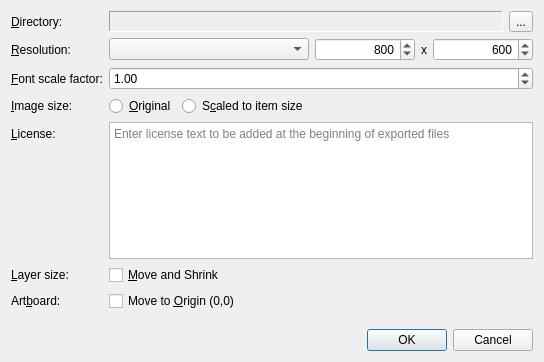
<?xml version="1.0" encoding="UTF-8"?>
<ui version="4.0">
 <class>ExportDialog</class>
 <widget class="QDialog" name="ExportDialog">
  <property name="geometry">
   <rect>
    <x>0</x>
    <y>0</y>
    <width>544</width>
    <height>362</height>
   </rect>
  </property>
  <property name="windowTitle">
   <string>Export</string>
  </property>
  <layout class="QVBoxLayout" name="verticalLayout">
   <item>
    <layout class="QFormLayout" name="formLayout">
     <item row="0" column="0">
      <widget class="QLabel" name="label">
       <property name="text">
        <string>&amp;Directory:</string>
       </property>
       <property name="buddy">
        <cstring>selectDirectory</cstring>
       </property>
      </widget>
     </item>
     <item row="0" column="1">
      <layout class="QHBoxLayout" name="horizontalLayout_2">
       <item>
        <widget class="QLabel" name="directory">
         <property name="sizePolicy">
          <sizepolicy hsizetype="Expanding" vsizetype="Preferred">
           <horstretch>0</horstretch>
           <verstretch>0</verstretch>
          </sizepolicy>
         </property>
         <property name="frameShape">
          <enum>QFrame::Shape::Panel</enum>
         </property>
         <property name="frameShadow">
          <enum>QFrame::Shadow::Sunken</enum>
         </property>
        </widget>
       </item>
       <item>
        <widget class="QToolButton" name="selectDirectory">
         <property name="text">
          <string>...</string>
         </property>
        </widget>
       </item>
      </layout>
     </item>
     <item row="1" column="0">
      <widget class="QLabel" name="label_2">
       <property name="text">
        <string>&amp;Resolution:</string>
       </property>
       <property name="buddy">
        <cstring>resolution</cstring>
       </property>
      </widget>
     </item>
     <item row="1" column="1">
      <layout class="QHBoxLayout" name="horizontalLayout">
       <item>
        <widget class="QComboBox" name="resolution">
         <property name="sizePolicy">
          <sizepolicy hsizetype="MinimumExpanding" vsizetype="Fixed">
           <horstretch>2</horstretch>
           <verstretch>0</verstretch>
          </sizepolicy>
         </property>
        </widget>
       </item>
       <item>
        <widget class="QSpinBox" name="width">
         <property name="sizePolicy">
          <sizepolicy hsizetype="MinimumExpanding" vsizetype="Fixed">
           <horstretch>1</horstretch>
           <verstretch>0</verstretch>
          </sizepolicy>
         </property>
         <property name="alignment">
          <set>Qt::AlignmentFlag::AlignRight|Qt::AlignmentFlag::AlignTrailing|Qt::AlignmentFlag::AlignVCenter</set>
         </property>
         <property name="minimum">
          <number>50</number>
         </property>
         <property name="maximum">
          <number>10000</number>
         </property>
         <property name="singleStep">
          <number>10</number>
         </property>
         <property name="value">
          <number>800</number>
         </property>
        </widget>
       </item>
       <item>
        <widget class="QLabel" name="label_3">
         <property name="sizePolicy">
          <sizepolicy hsizetype="Minimum" vsizetype="Preferred">
           <horstretch>0</horstretch>
           <verstretch>0</verstretch>
          </sizepolicy>
         </property>
         <property name="text">
          <string>x</string>
         </property>
        </widget>
       </item>
       <item>
        <widget class="QSpinBox" name="height">
         <property name="sizePolicy">
          <sizepolicy hsizetype="MinimumExpanding" vsizetype="Fixed">
           <horstretch>1</horstretch>
           <verstretch>0</verstretch>
          </sizepolicy>
         </property>
         <property name="alignment">
          <set>Qt::AlignmentFlag::AlignRight|Qt::AlignmentFlag::AlignTrailing|Qt::AlignmentFlag::AlignVCenter</set>
         </property>
         <property name="minimum">
          <number>50</number>
         </property>
         <property name="maximum">
          <number>100000</number>
         </property>
         <property name="singleStep">
          <number>10</number>
         </property>
         <property name="value">
          <number>600</number>
         </property>
        </widget>
       </item>
      </layout>
     </item>
     <item row="2" column="0">
      <widget class="QLabel" name="label_4">
       <property name="text">
        <string>&amp;Font scale factor:</string>
       </property>
       <property name="buddy">
        <cstring>fontScaleFactor</cstring>
       </property>
      </widget>
     </item>
     <item row="2" column="1">
      <widget class="QDoubleSpinBox" name="fontScaleFactor">
       <property name="minimum">
        <double>0.100000000000000</double>
       </property>
       <property name="maximum">
        <double>2.000000000000000</double>
       </property>
       <property name="singleStep">
        <double>0.100000000000000</double>
       </property>
       <property name="value">
        <double>1.000000000000000</double>
       </property>
      </widget>
     </item>
     <item row="3" column="0">
      <widget class="QLabel" name="label_5">
       <property name="text">
        <string>&amp;Image size:</string>
       </property>
       <property name="buddy">
        <cstring>original</cstring>
       </property>
      </widget>
     </item>
     <item row="3" column="1">
      <layout class="QHBoxLayout" name="horizontalLayout_3">
       <item>
        <widget class="QRadioButton" name="original">
         <property name="text">
          <string>&amp;Original</string>
         </property>
        </widget>
       </item>
       <item>
        <widget class="QRadioButton" name="scaled">
         <property name="text">
          <string>S&amp;caled to item size</string>
         </property>
        </widget>
       </item>
       <item>
        <spacer name="horizontalSpacer">
         <property name="orientation">
          <enum>Qt::Orientation::Horizontal</enum>
         </property>
         <property name="sizeHint" stdset="0">
          <size>
           <width>40</width>
           <height>20</height>
          </size>
         </property>
        </spacer>
       </item>
      </layout>
     </item>
     <item row="4" column="0">
      <widget class="QLabel" name="label_6">
       <property name="text">
        <string>&amp;License:</string>
       </property>
       <property name="buddy">
        <cstring>licenseText</cstring>
       </property>
      </widget>
     </item>
     <item row="4" column="1">
      <widget class="QPlainTextEdit" name="licenseText">
       <property name="sizePolicy">
        <sizepolicy hsizetype="Expanding" vsizetype="MinimumExpanding">
         <horstretch>0</horstretch>
         <verstretch>0</verstretch>
        </sizepolicy>
       </property>
       <property name="minimumSize">
        <size>
         <width>0</width>
         <height>80</height>
        </size>
       </property>
       <property name="placeholderText">
        <string>Enter license text to be added at the beginning of exported files</string>
       </property>
      </widget>
     </item>
     <item row="5" column="0">
      <widget class="QLabel" name="label_7">
       <property name="text">
        <string>&amp;Layer size:</string>
       </property>
       <property name="buddy">
        <cstring>compact</cstring>
       </property>
      </widget>
     </item>
     <item row="5" column="1">
      <widget class="QCheckBox" name="compact">
       <property name="text">
        <string>&amp;Move and Shrink</string>
       </property>
      </widget>
     </item>
     <item row="6" column="0">
      <widget class="QLabel" name="label_8">
       <property name="text">
        <string>Art&amp;board:</string>
       </property>
       <property name="buddy">
        <cstring>artboardToOrigin</cstring>
       </property>
      </widget>
     </item>
     <item row="6" column="1">
      <widget class="QCheckBox" name="artboardToOrigin">
       <property name="text">
        <string>Move to &amp;Origin (0,0)</string>
       </property>
      </widget>
     </item>
    </layout>
   </item>
   <item>
    <spacer name="verticalSpacer">
     <property name="orientation">
      <enum>Qt::Orientation::Vertical</enum>
     </property>
     <property name="sizeHint" stdset="0">
      <size>
       <width>20</width>
       <height>67</height>
      </size>
     </property>
    </spacer>
   </item>
   <item>
    <widget class="QDialogButtonBox" name="buttonBox">
     <property name="orientation">
      <enum>Qt::Orientation::Horizontal</enum>
     </property>
     <property name="standardButtons">
      <set>QDialogButtonBox::StandardButton::Cancel|QDialogButtonBox::StandardButton::Ok</set>
     </property>
    </widget>
   </item>
  </layout>
 </widget>
 <resources/>
 <connections>
  <connection>
   <sender>buttonBox</sender>
   <signal>accepted()</signal>
   <receiver>ExportDialog</receiver>
   <slot>accept()</slot>
   <hints>
    <hint type="sourcelabel">
     <x>203</x>
     <y>336</y>
    </hint>
    <hint type="destinationlabel">
     <x>157</x>
     <y>274</y>
    </hint>
   </hints>
  </connection>
  <connection>
   <sender>buttonBox</sender>
   <signal>rejected()</signal>
   <receiver>ExportDialog</receiver>
   <slot>reject()</slot>
   <hints>
    <hint type="sourcelabel">
     <x>203</x>
     <y>336</y>
    </hint>
    <hint type="destinationlabel">
     <x>286</x>
     <y>274</y>
    </hint>
   </hints>
  </connection>
 </connections>
</ui>
